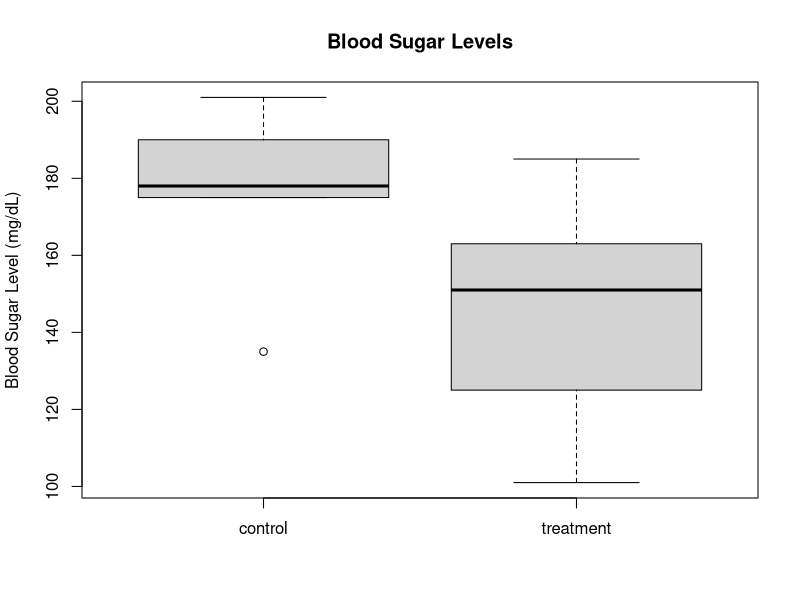
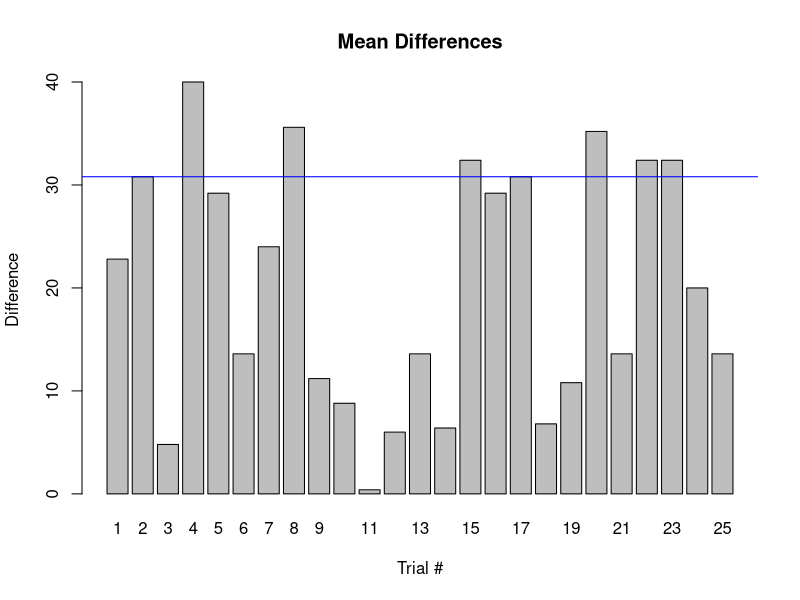

Write R code to recreate these figures, in order.
treatment <- c(185, 163, 125, 151, 101)
control <- c(190, 175, 178, 135, 201)
boxplot(control, treatment, main = "Blood Sugar Levels", names = c("control", "treatment"), ylab = "Blood Sugar Level (mg/dL)")

v <- c(22.8, 30.8, 4.8, 40.0, 29.2, 13.6, 24.0, 35.6, 11.2, 8.8, 0.4, 6.0, 13.6, 6.4, 32.4, 29.2, 30.8, 6.8, 10.8, 35.2, 13.6, 32.4, 32.4, 20.0, 13.6)
barplot(v, main = "Mean Differences", xlab = "Trial #", ylab = "Difference", names.arg = c(1, 2, 3, 4, 5, 6, 7, 8, 9, 10, 11, 12, 13, 14, 15, 16, 17, 18, 19, 20, 21, 22, 23, 24, 25))
abline(h = 30.8, col = "blue")
